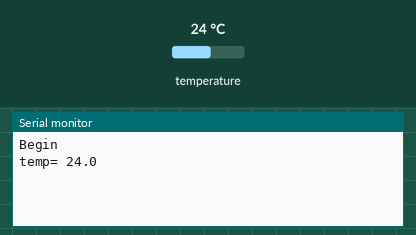
Recording of a sketch running on a simulated ESP32. Shown: the last lines printed to the serial monitor. Inputs (shaded band) come from the test bench; at power-on: temperature 24 °C.

Above: at 2.2 s.
2.3 s: temperature set to 12 °C
At 3.0 s:
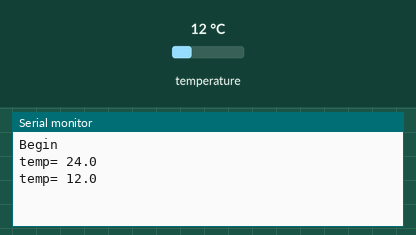
3.8 s: temperature set to 19 °C
At 4.7 s:
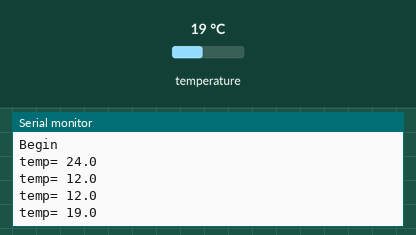
Timing chart, 0 to 6.8 s (numbered marks = the images above; inputs shaded):
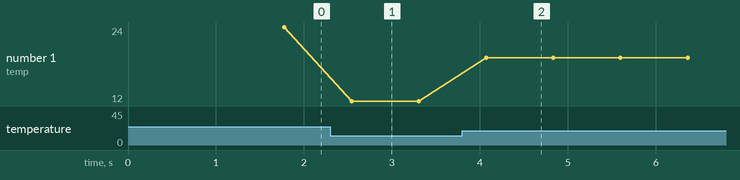

Measured:
- after the input at 2.3 s, the serial monitor: prints a new line after 0.24 s (image 1)
- after the input at 3.8 s, the serial monitor: prints a new line after 0.27 s (image 2)
- plotted number 1: 24 → 12 after the input at 2.3 s, 12 → 19 after the input at 3.8 s

The sketch:

ds18b20.ino
```cpp
#include <OneWire.h>
#include <DallasTemperature.h>

#define ONE_WIRE_BUS 5
OneWire oneWire(ONE_WIRE_BUS);
DallasTemperature sensors(&oneWire);

void setup() {
  Serial.begin(115200);
  delay(1000);
  Serial.println();
  sensors.begin();
  Serial.println("Begin");
}

void loop() {
  sensors.requestTemperatures();
  float tempC = sensors.getTempCByIndex(0);
  Serial.printf("temp= %.1f\n", tempC);
}
```
